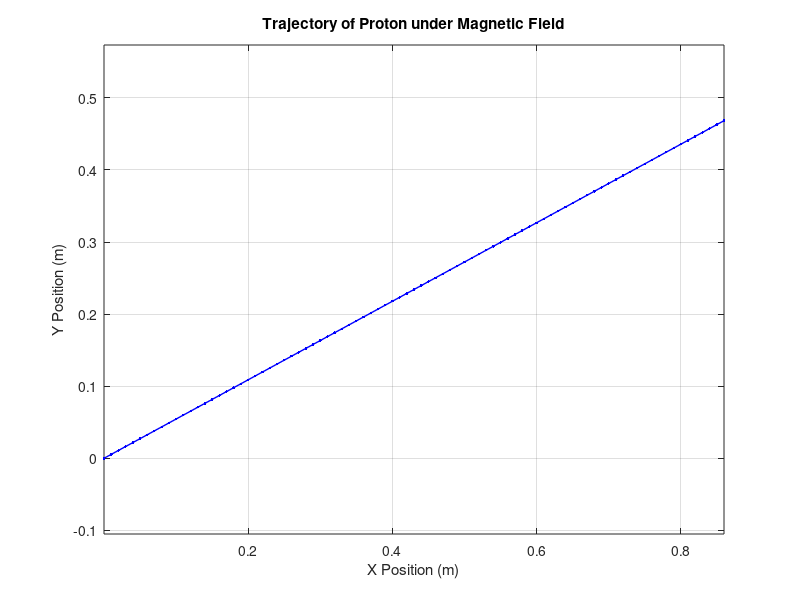

Here is the MATLAB script that generated this plot:
%% Trajectory of a single proton with specified intial energy value under influence of a magnetic field with consideration of a grid size
%% Author: Yosef Emshani, 23.02.2024 13:40

%% Clear workspace

clear;  % Clear workspace
clc;    % Clear command window
close all;  % Close all figures


%% Definition of constant variables

mp_MeV = 938.272013;
c = 299792458; % [m/s]
atomic_mass_unit_MeV_c2 = 931.494; %MeV/c^2; double check this value later once code runs! might be 931.494e6... 
q = 1.602e-19; % elementary charge: positive value for protons!


%% Definition of variables one might change

E0_MeV = 70; % initial proton energy
B0 = 1.5; % [T]


%% Definition of Lorentz force in 2D
% Let us say that v = (vx, vy, 0 [since we only want 2 dimensions]) and
% B = (0, 0, B0 [with any B0, we couldd use 1.5 T for example]);
% here we also asumme that B is only in z-direction!
% Since the Lorentz force is F = q * (v x B), we would calculate v x B:
% v x B = (vx,vy,0) x (0,0,B0) = (0, 0, vxB0) - (0, 0, vyB0)
% = (-vyB0, vxB0, 0)
% Thus in 2D, we receive: F = q * (-vyB0, vxB0, 0) or
% Fx = -q * vy * B0 and Fy = q * vx * B0

%% Initialize first step of velocity and acceleration with Lorentz force
% relativistic consideration!

gamma0 = 1 + E0_MeV / atomic_mass_unit_MeV_c2;  % lorentz factor for initial energy
beta0 = sqrt(1 - 1/gamma0^2); % initial relativistic speed beta = v/c
v0 = beta0 * c; % initial velocity relative to the speed of light

vx = v0; % assuming initial velocity is only headed towards x-direction
vy = 0.2*c; 

Fx = -q * vy * B0;
Fy = q * vx * B0;

ax = Fx/mp_MeV; 
ay = Fy/mp_MeV;

%% Considerations for simulation
% Let us assume a 10x10cm^2 grid with grid step size 1cm
% Let us also assume that energy, velocity, force and acceleration are only
% updated once that proton travels 1cm!
% We will need to calculate the time, since (instead of given step time, we
% have given step size) and with that time we can calculate our variables!

grid_step = 0.01; % [m]
total_distance = 1; % [m]
steps = round(total_distance / grid_step); % number of steps to update

% Define number of steps
num_steps = steps;

% Initialize arrays to store our results
positions = zeros(2, num_steps); % 2D array to store position vectors
velocities = zeros(2, num_steps); % 2D array to store velocity vectors
accelerations = zeros(2, num_steps); % 2D array to store acceleration vectors
times = zeros(2, num_steps); % 2D array to store times needed for x-y position to get to grid step

% Initial conditions
positions(:,1) = [0; 0]; % Initial position (assuming starting from origin)
velocities(:,1) = [vx; vy]; % Initial velocity

% Define number of steps
num_steps = steps;

% Loop through each step
x_distance = 0;  % Initialize distance traveled in x-direction
for step = 2:num_steps
    % Calculate time taken to travel each step
    time_step = grid_step / norm(velocities(:, step - 1));
    
    % Update velocity components using Lorentz force equation
    Fx = -q * velocities(2, step - 1) * B0;
    Fy = q * velocities(1, step - 1) * B0;
    ax = Fx / mp_MeV;
    ay = Fy / mp_MeV;
    vx_new = velocities(1, step - 1) + ax * time_step;
    vy_new = velocities(2, step - 1) + ay * time_step;
    velocities(:, step) = [vx_new; vy_new];
    
    % Update distance traveled in x-direction
    x_distance = x_distance + abs(vx_new) * time_step;
    
    % Update position based on distance traveled in x-direction
    if x_distance >= grid_step
        % Update position only if x-coordinate has moved by 1 cm
        x_new = positions(1, step - 1) + sign(vx_new) * grid_step;
        y_new = positions(2, step - 1) + vy_new * (grid_step / abs(vx_new));
        positions(:, step) = [x_new; y_new];
        x_distance = x_distance - grid_step;  % Reset distance traveled in x-direction
    else
        % Keep previous position
        positions(:, step) = positions(:, step - 1);
    end
    
    % Store time needed for x-y position to get to grid step
    times(step) = times(step - 1) + time_step;
    
    % Store accelerations
    accelerations(:, step) = [ax; ay];
end


% Plot trajectory
figure;
plot(positions(1,:), positions(2,:), 'b.-', 'LineWidth', 1);
title('Trajectory of Proton under Magnetic Field');
xlabel('X Position (m)');
ylabel('Y Position (m)');
grid on;
axis equal;
